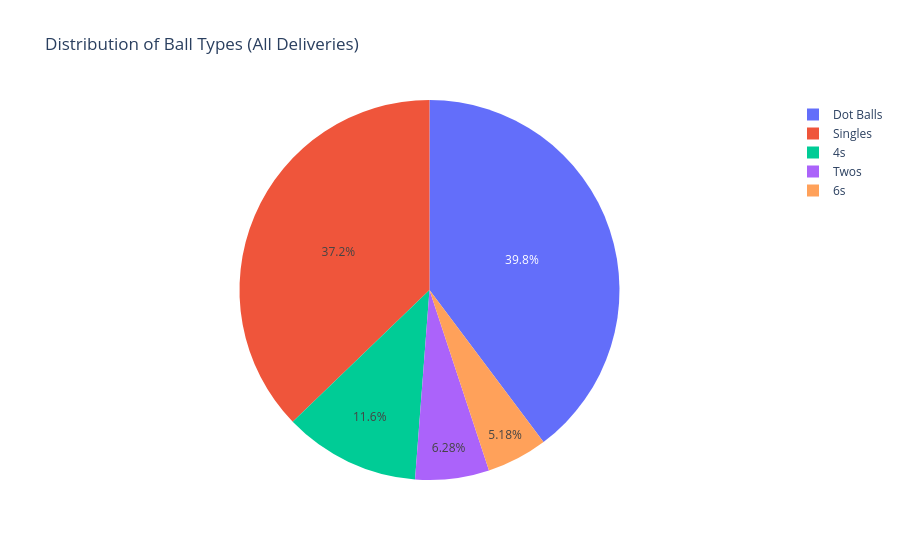

The notebook cell this image was saved under:
### Markdown cell above
## 4. Boundary Analysis

### Code cell
# Boundary analysis (4s and 6s)
fours = len(deliveries[deliveries["batsman_runs"] == 4])
sixes = len(deliveries[deliveries["batsman_runs"] == 6])
singles = len(deliveries[deliveries["batsman_runs"] == 1])
dots = len(deliveries[deliveries["batsman_runs"] == 0])
twos = len(deliveries[deliveries["batsman_runs"] == 2])

boundary_data = {
    "Type": ["Dot Balls", "Singles", "Twos", "4s", "6s"],
    "Count": [dots, singles, twos, fours, sixes]
}

fig = px.pie(
    values=boundary_data["Count"],
    names=boundary_data["Type"],
    title="Distribution of Ball Types (All Deliveries)",
    color_discrete_map={"Dot Balls": "#FF6B6B", "Singles": "#4ECDC4", "Twos": "#45B7D1", "4s": "#FFA07A", "6s": "#98D8C8"}
)
fig.show()

print("🎯 Ball Type Distribution:")
for i, ball_type in enumerate(boundary_data["Type"]):
    print(f"{ball_type}: {boundary_data["Count"][i]} ({boundary_data["Count"][i]/sum(boundary_data["Count"])*100:.2f}%)")

### Figure 1 — Plotly figure (JSON) as saved in the notebook; plotly's stock layout.template omitted (floating-point values rounded to 4 significant figures)
{"data": [{"domain": {"x": [0, 1], "y": [0, 1]}, "hovertemplate": "label=%{label}<br>value=%{value}<extra></extra>", "labels": ["Dot Balls", "Singles", "Twos", "4s", "6s"], "legendgroup": "", "name": "", "showlegend": true, "type": "pie", "values": [110250, 103187, 17424, 32113, 14353]}], "layout": {"legend": {"tracegroupgap": 0}, "title": {"text": "Distribution of Ball Types (All Deliveries)"}}}
